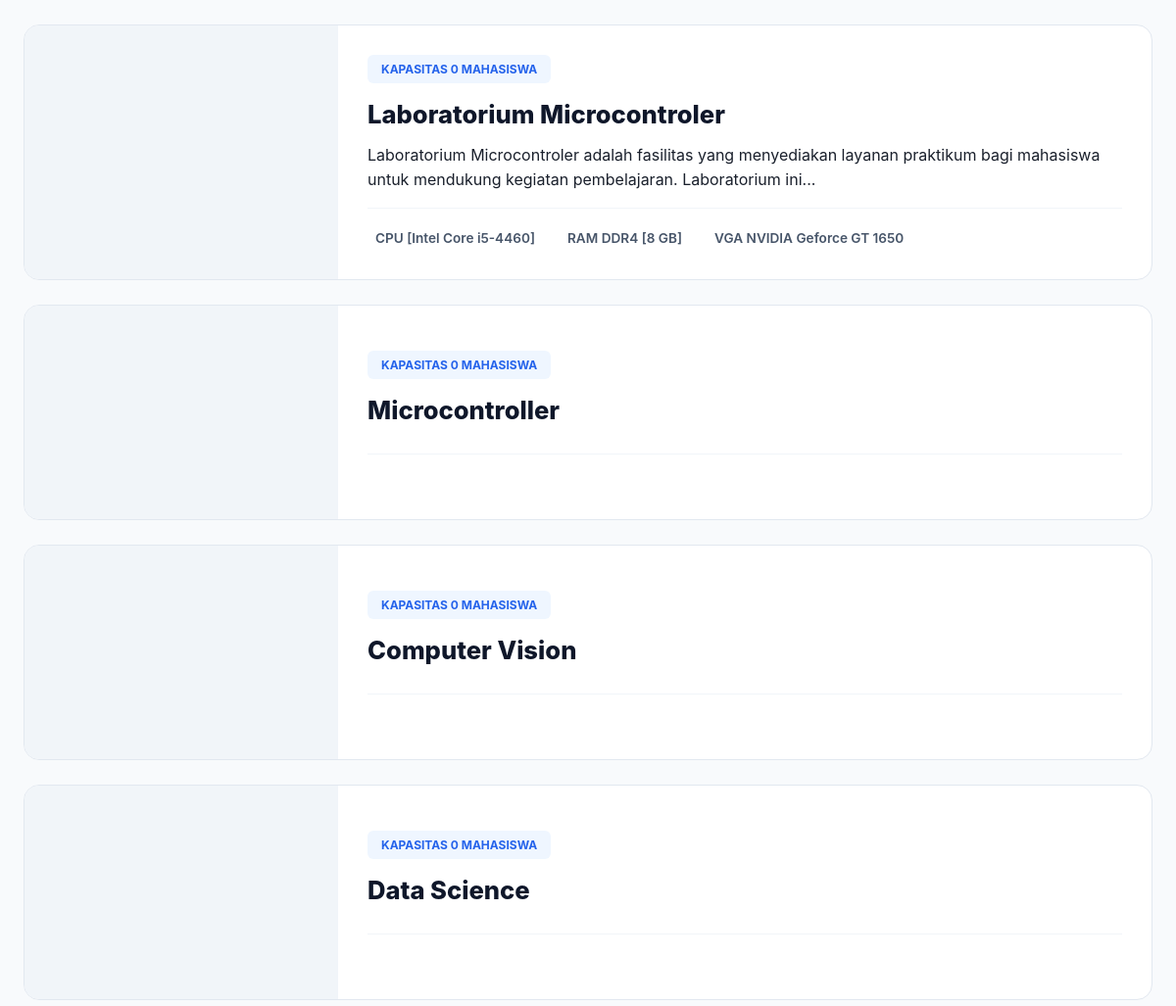
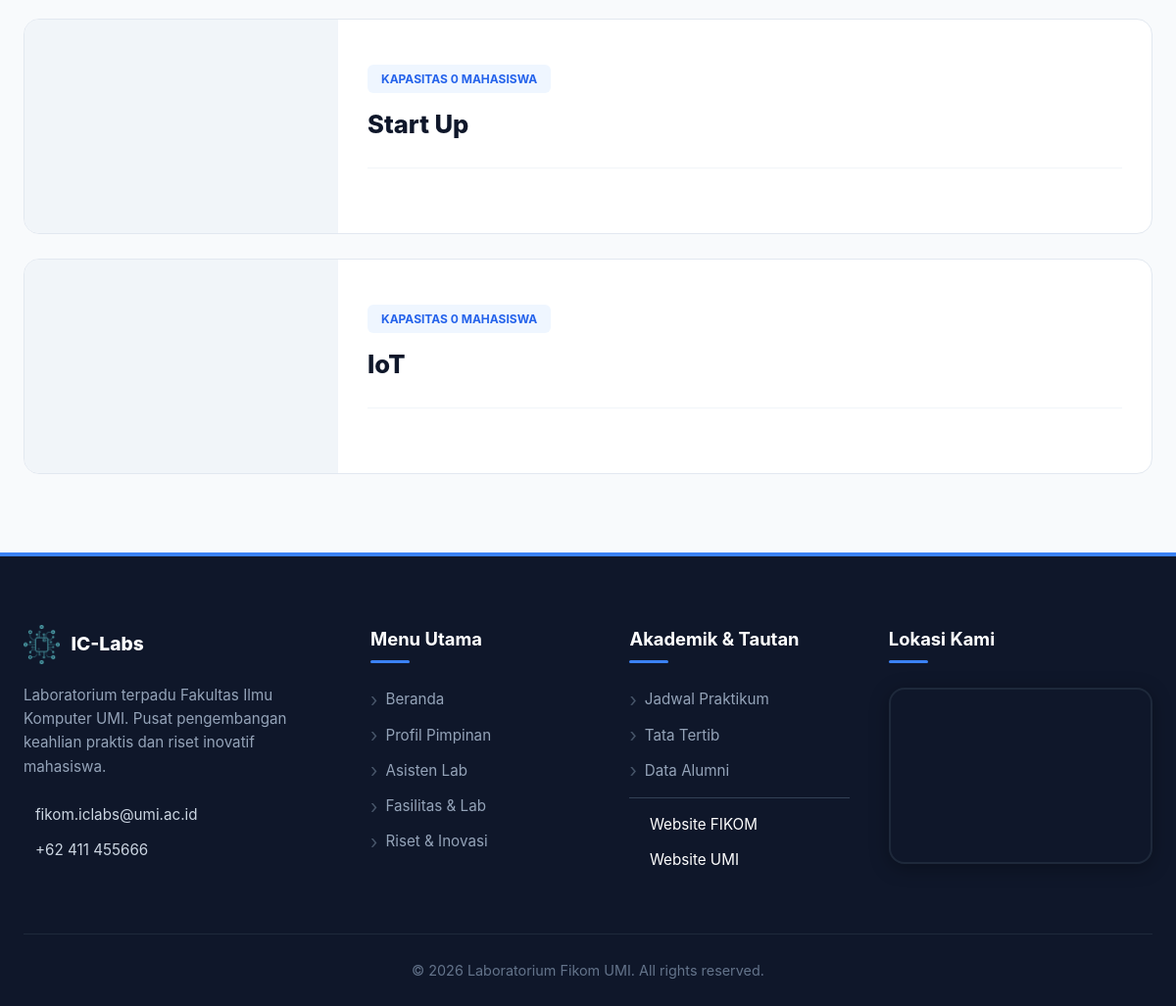
/public/laboratorium (lower part), run on an earlier commit of the app's database (2 pictures, top to bottom).
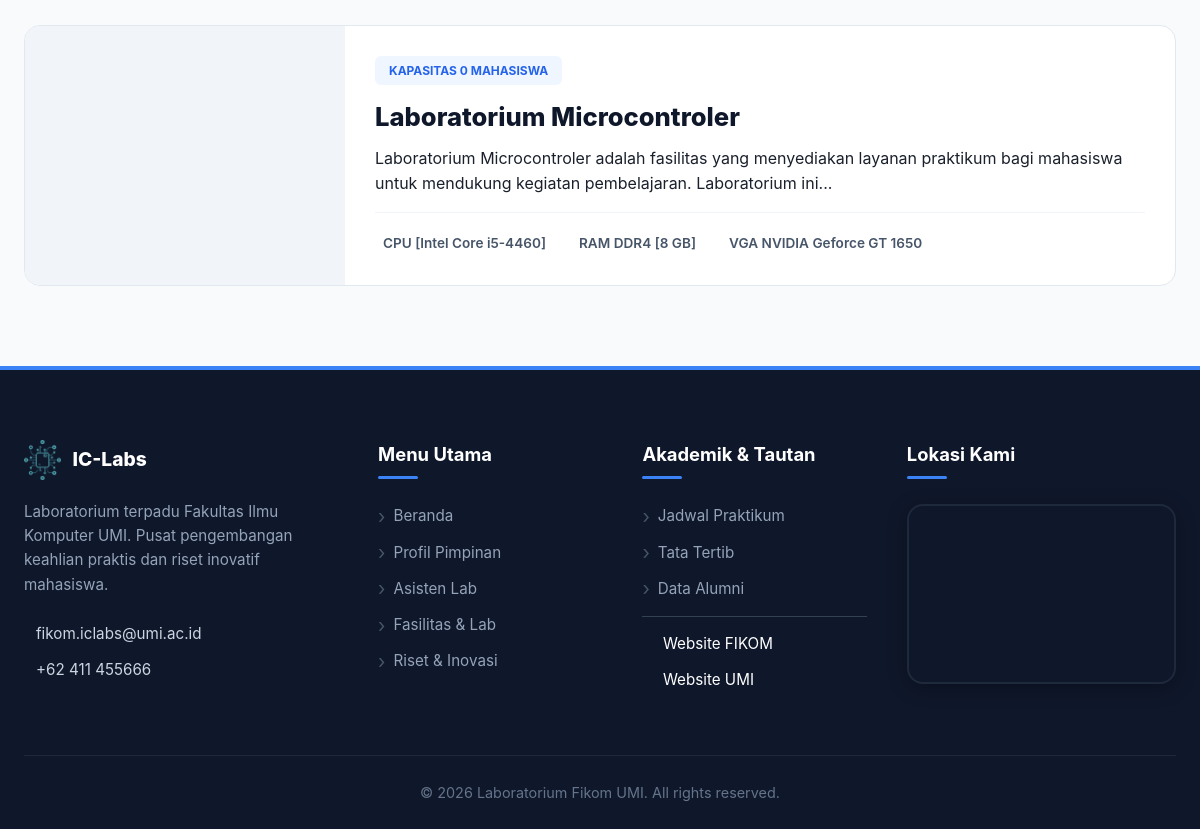
And on a later commit of the database.
### tables this page shows
CREATE TABLE `laboratorium` (
  `idLaboratorium` int(11) NOT NULL,
  `nama` varchar(100) NOT NULL,
  `jenis` enum('Laboratorium','Riset') DEFAULT 'Laboratorium',
  `idKordinatorAsisten` int(11) DEFAULT NULL,
  `deskripsi` text DEFAULT NULL,
  `gambar` varchar(255) DEFAULT NULL,
  `jumlahPc` int(11) DEFAULT NULL,
  `jumlahKursi` int(11) DEFAULT NULL,
  `lokasi` varchar(255) DEFAULT NULL,
  `kapasitas` int(11) DEFAULT 0,
  `processor` varchar(255) DEFAULT NULL,
  `ram` varchar(100) DEFAULT NULL,
  `storage` varchar(100) DEFAULT NULL,
  `gpu` varchar(255) DEFAULT NULL,
  `monitor` varchar(255) DEFAULT NULL,
  `software` text DEFAULT NULL,
  `fasilitas_pendukung` text DEFAULT NULL,
  `koordinator_nama` varchar(255) DEFAULT NULL,
  `koordinator_foto` varchar(255) DEFAULT NULL
);

### app/views/fasilitas/laboratorium.php (the view, shortened to what this page needs)
<?php
$lab_list = [];
if (!empty($data['laboratorium'])) {
    $lab_list = $data['laboratorium'];
} else {
    global $pdo;
    try {
        if ($pdo instanceof PDO) {
            $stmt = $pdo->query("SELECT * FROM laboratorium WHERE jenis = 'Laboratorium' ORDER BY idLaboratorium ASC");
            $lab_list = $stmt->fetchAll(PDO::FETCH_ASSOC);
        }
    } catch (Throwable $e) { $lab_list = []; }
}
?>
<section class="fasilitas-section">
    <div class="container">
        <div class="facility-grid">
            <?php if (!empty($lab_list)) : ?>
                <?php foreach ($lab_list as $row) : ?>
                    <?php
                        $descRaw = $row['deskripsi'] ?? '';
                        $deskripsi = strlen($descRaw) > 150 ? substr($descRaw, 0, 150) . '...' : $descRaw;
                    ?>
                    <a href="<?= PUBLIC_URL ?>/detail_fasilitas/<?= $row['idLaboratorium'] ?>" class="facility-row">
                        <div class="facility-img-side">
                        </div>
                        <div class="facility-info-side">
                            <div class="facility-meta">
                                <span class="badge-info">
                                    <i class="ri-group-line"></i> Kapasitas <?= $row['kapasitas'] ?> Mahasiswa
                                </span>
                            </div>
                            <h3><?= htmlspecialchars($row['nama']) ?></h3>
                            <p><?= htmlspecialchars($deskripsi) ?></p>
                            <div class="mini-specs">
                                <?php if (!empty($row['processor'])) : ?>
                                    <div class="mini-spec-item"><i class="ri-cpu-line"></i> <?= htmlspecialchars($row['processor']) ?></div>
                                <?php endif; ?>
                                <?php if (!empty($row['ram'])) : ?>
                                    <div class="mini-spec-item"><i class="ri-ram-2-line"></i> <?= htmlspecialchars($row['ram']) ?></div>
                                <?php endif; ?>
                                <?php if (!empty($row['gpu'])) : ?>
                                    <div class="mini-spec-item"><i class="ri-window-line"></i> <?= htmlspecialchars($row['gpu']) ?></div>
                                <?php endif; ?>
                            </div>
                        </div>
                    </a>
                <?php endforeach; ?>
            <?php endif; ?>
        </div>
    </div>
</section>

### public/index.php (shortened to what this page needs)
<?php
$pageParam = $_GET['page'] ?? null;
$routeParam = $_GET['route'] ?? null;
$request_uri = $_SERVER['REQUEST_URI'] ?? '/';
$uri_clean   = explode('?', $request_uri)[0];
$script_name = rtrim(dirname($_SERVER['SCRIPT_NAME']), '/\\');
$uriPath     = str_replace($script_name, '', $uri_clean);
$path = trim($pageParam ?? $routeParam ?? $uriPath, '/');
$segments = array_values(array_filter(
    explode('/', $path),
    fn($s) => $s !== ''
));
$page = $segments[0] ?? 'home';
$direct_views = [
    'home'         => 'home/index.php',
    'apps'         => 'home/apps.php',
    'jadwal'       => 'praktikum/jadwal.php',
    'tatatertib'   => 'praktikum/tatatertib.php',
    'formatpenulisan' => 'praktikum/format_penulisan.php',
    'riset'        => 'fasilitas/riset.php',
    'laboratorium' => 'fasilitas/laboratorium.php',
    'detail_fasilitas' => 'fasilitas/detail.php',
    'kepala'       => 'sumberdaya/kepala.php'
];
if (array_key_exists($page, $direct_views)) {
    if (file_exists(VIEW_PATH . '/templates/header.php')) require_once VIEW_PATH . '/templates/header.php';
    $viewFile = VIEW_PATH . '/' . $direct_views[$page];
    if (file_exists($viewFile)) {
        require_once $viewFile;
    } else {
        echo "<div style='padding:50px; text-align:center;'><h3>Halaman Tidak Ditemukan</h3></div>";
    }
    if (file_exists(VIEW_PATH . '/templates/footer.php')) require_once VIEW_PATH . '/templates/footer.php';
    exit;
}
?>

### app/views/templates/header.php (shortened to what this page needs)
<!DOCTYPE html>
<html lang="id">
<head>
    <link rel="stylesheet" href="<?= PUBLIC_URL ?>/css/variables.css">
    <link rel="stylesheet" href="<?= PUBLIC_URL ?>/css/style.css">
    <?php
        $pageQuery = $_GET['page'] ?? null;
        $uri = parse_url($_SERVER['REQUEST_URI'], PHP_URL_PATH);
        $scriptName = dirname($_SERVER['SCRIPT_NAME']);
        $path = str_replace($scriptName, '', $uri);
        $segments = array_values(array_filter(explode('/', trim($path, '/'))));
        $curPage = $page ?? $pageQuery ?? ($segments[0] ?? 'home');
        $cssMap = [
            'home'         => 'home.css',
            'tatatertib'   => 'praktikum.css',
            'jadwal'       => 'praktikum.css',
            'formatpenulisan' => 'praktikum.css',
            'kepala'       => 'sumberdaya.css',
            'asisten'      => 'sumberdaya.css',
            'sumberdaya'   => 'sumberdaya.css',
            'detail'       => 'sumberdaya.css',
            'fasilitas'    => 'fasilitas.css',
            'riset'        => 'fasilitas.css',
            'laboratorium' => 'fasilitas.css',
            'sop'          => 'sumberdaya.css',
            'alumni'       => 'alumni.css',
            'contact'      => 'contact.css',
            'apps'         => 'apps.css'
        ];
        if (array_key_exists($curPage, $cssMap)) {
            echo '<link rel="stylesheet" href="' . PUBLIC_URL . '/css/' . $cssMap[$curPage] . '">';
        }
    ?>
    <link href="https://cdn.jsdelivr.net/npm/remixicon@3.5.0/fonts/remixicon.css" rel="stylesheet">
</head>
<body>
    <main>

### app/views/templates/footer.php (shortened to what this page needs)
<footer class="main-footer">
    <div class="container">
        <div class="footer-grid">
            <div class="footer-section brand-col">
                <div class="footer-logo">
                    <img src="<?php echo ASSETS_URL; ?>/images/navbar-icon.png" alt="Logo" style="height: 40px; object-fit: contain;">
                    <span style="font-weight: 800; font-size: 1.2rem; color: #fff;">IC-Labs</span>
                </div>
                <p class="footer-desc">
                    Laboratorium terpadu Fakultas Ilmu Komputer UMI. Pusat pengembangan keahlian praktis dan riset inovatif mahasiswa.
                </p>
                <div class="contact-list">
                    <p><i class="ri-mail-send-line"></i> fikom.iclabs@umi.ac.id</p>
                    <p><i class="ri-phone-line"></i> +62 411 455666</p>
                </div>
            </div>
            <div class="footer-section">
                <h3>Menu Utama</h3>
                <ul class="footer-links">
                    <li><a href="<?php echo PUBLIC_URL; ?>/home">Beranda</a></li>
                    <li><a href="<?php echo PUBLIC_URL; ?>/kepala">Profil Pimpinan</a></li>
                    <li><a href="<?php echo PUBLIC_URL; ?>/asisten">Asisten Lab</a></li>
                    <li><a href="<?php echo PUBLIC_URL; ?>/laboratorium">Fasilitas & Lab</a></li>
                    <li><a href="<?php echo PUBLIC_URL; ?>/riset">Riset & Inovasi</a></li>
                </ul>
            </div>
            <div class="footer-section">
                <h3>Akademik & Tautan</h3>
                <ul class="footer-links">
                    <li><a href="<?php echo PUBLIC_URL; ?>/jadwal">Jadwal Praktikum</a></li>
                    <li><a href="<?php echo PUBLIC_URL; ?>/tatatertib">Tata Tertib</a></li>
                    <li><a href="<?php echo PUBLIC_URL; ?>/alumni">Data Alumni</a></li>
                    <li class="separator-link" style="margin: 10px 0; border-top: 1px solid #334155;"></li>
                    <li>
                        <a href="https://fikom.umi.ac.id" target="_blank" style="color: #ffffffff;">
                            Website FIKOM
                        </a>
                    </li>
                    <li>
                        <a href="https://umi.ac.id" target="_blank" style="color: #ffffffff;">
                            Website UMI
                        </a>
                    </li>
                </ul>
            </div>
            <div class="footer-section">
                <h3>Lokasi Kami</h3>
                <div class="map-wrapper">
                    <iframe
                        src="https://www.google.com/maps/embed?pb=!1m14!1m8!1m3!1d3973.791123008261!2d119.448235!3d-5.137305!3m2!1i1024!2i768!4f13.1!3m3!1m2!1s0x2dbefd3165008369%3A0x7af75b8baf265f2b!2sFakultas%20Ilmu%20Komputer%20UMI!5e0!3m2!1sid!2sus!4v1766106276722!5m2!1sid!2sus"
                        width="100%" height="100%" style="border:0;" allowfullscreen="" loading="lazy">
                    </iframe>
                </div>
            </div>
        </div>
        <div class="copyright">
            <p>&copy; <?= date('Y'); ?> Laboratorium Fikom UMI. All rights reserved.</p>
        </div>
    </div>
</footer>
<link href="https://cdn.jsdelivr.net/npm/remixicon@3.5.0/fonts/remixicon.css" rel="stylesheet">
</body>
</html>

### public/css/variables.css (style rules this page uses)
:root { --primary-navy: #1e3a8a; --primary-blue: #2563eb; --hover-blue: #1e40af; --bg-light: #f8fbff; --bg-white: #ffffff; --bg-soft: #eff6ff; --text-dark: #1a202c; --text-grey: #4a5568; --text-light: #dbeafe; --border-color: #e2e8f0; --border-blue: #eff6ff; --shadow-soft: 0 4px 12px rgba(30, 58, 138, 0.05); --container-width: 1280px; --font-main: 'Inter', 'Segoe UI', sans-serif; --radius-card: 15px; --radius-btn: 50px; }

### public/css/style.css (style rules this page uses)
* { margin: 0; padding: 0; box-sizing: border-box; font-family: "Inter", "Segoe UI", sans-serif; }
body { background-color: #f8fbff; color: #1a202c; line-height: 1.6; padding-top: 80px; }
html, body { max-width: 100%; overflow-x: hidden; }
.container { width: 100%; max-width: 1200px; margin: 0 auto; padding: 0 24px; }
h1, h2, h3, h4 { color: #1e3a8a; font-weight: 800; }
a { text-decoration: none; transition: 0.3s ease; }
img { max-width: 100%; display: block; }
.main-footer { background-color: #0f172a; color: #e2e8f0; padding-top: 70px; font-size: 0.95rem; position: relative; z-index: 10; margin-top: auto; border-top: 4px solid #3b82f6; }
.footer-grid { display: grid; grid-template-columns: 1.4fr 1fr 1fr 1.2fr; gap: 40px; margin-bottom: 50px; align-items: start; }
.footer-logo { display: flex; align-items: center; gap: 12px; margin-bottom: 20px; }
.footer-logo img { height: 40px; object-fit: contain; }
.footer-logo span { font-weight: 800; font-size: 1.2rem; color: #fff; }
.footer-desc { color: #94a3b8; line-height: 1.6; margin-bottom: 25px; padding-right: 20px; }
.contact-list p { display: flex; align-items: center; gap: 12px; margin-bottom: 12px; color: #cbd5e1; }
.footer-section h3 { color: #ffffff; font-size: 1.15rem; font-weight: 700; margin-bottom: 25px; position: relative; display: inline-block; padding-bottom: 10px; }
.footer-section h3::after { content: ""; position: absolute; left: 0; bottom: 0; width: 40px; height: 3px; background-color: #3b82f6; border-radius: 2px; }
.footer-links { list-style: none; padding: 0; margin: 0; }
.footer-links li { margin-bottom: 12px; }
.footer-links a { color: #94a3b8; text-decoration: none; transition: all 0.3s cubic-bezier(0.4, 0, 0.2, 1); display: flex; align-items: center; padding-left: 0; }
.footer-links a::before { content: "›"; margin-right: 8px; font-size: 1.2rem; color: #475569; transition: color 0.2s; line-height: 1; }
.footer-links a[target="_blank"] { color: #ffffff; }
.footer-links a[target="_blank"]::before { content: "\ea90"; font-family: "remixicon"; font-size: 1rem; color: #ffffff; }
.separator-link { border-top: 1px solid #1e293b; margin: 15px 0 !important; }
.map-wrapper { width: 100%; height: 180px; border-radius: 16px; overflow: hidden; box-shadow: 0 4px 20px rgba(0, 0, 0, 0.3); border: 2px solid #1e293b; }
.copyright { border-top: 1px solid #1e293b; padding: 25px 0; text-align: center; color: #64748b; font-size: 0.9rem; margin-top: 20px; }

### public/css/fasilitas.css (style rules this page uses)
.fasilitas-section { padding: 80px 0; background-color: #f8fafc; min-height: 100vh; font-family: "Inter", -apple-system, BlinkMacSystemFont, sans-serif; }
.container { max-width: 1200px; margin: 0 auto; padding: 0 24px; }
.facility-grid { display: flex; flex-direction: column; gap: 25px; width: 100%; }
.facility-row { background: #ffffff; border: 1px solid #e2e8f0; border-radius: 16px; display: flex; overflow: hidden; transition: all 0.3s ease; text-decoration: none; color: inherit; min-height: 220px; }
.facility-img-side { flex: 0 0 320px; background: #f1f5f9; position: relative; overflow: hidden; display: flex; align-items: center; justify-content: center; }
.facility-info-side { flex: 1; padding: 30px; display: flex; flex-direction: column; justify-content: center; }
.facility-meta { display: flex; gap: 12px; margin-bottom: 12px; }
.badge-info { background: #eff6ff; color: #2563eb; padding: 5px 14px; border-radius: 6px; font-size: 0.75rem; font-weight: 700; text-transform: uppercase; }
.facility-row h3 { font-size: 1.6rem; color: #0f172a; margin-bottom: 8px; font-weight: 800; }
.mini-specs { display: flex; gap: 25px; padding-top: 20px; margin-top: 15px; border-top: 1px solid #f1f5f9; }
.mini-spec-item { display: flex; align-items: center; gap: 8px; font-size: 0.85rem; color: #475569; font-weight: 600; }

What changed in the data, as far as the page shows it:
removed laboratorium: kapasitas "0", nama "Microcontroller"
removed laboratorium: kapasitas "0", nama "Computer Vision"
removed laboratorium: kapasitas "0", nama "Data Science"
removed laboratorium: kapasitas "0", nama "Start Up"
removed laboratorium: kapasitas "0", nama "IoT"
